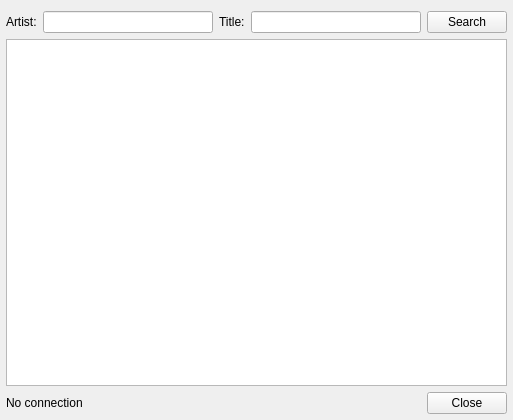
<?xml version="1.0" encoding="UTF-8"?>
<ui version="4.0">
 <class>LyricsWindow</class>
 <widget class="QWidget" name="LyricsWindow">
  <property name="geometry">
   <rect>
    <x>0</x>
    <y>0</y>
    <width>513</width>
    <height>420</height>
   </rect>
  </property>
  <property name="windowTitle">
   <string>Lyrics Plugin</string>
  </property>
  <layout class="QGridLayout" name="gridLayout">
   <property name="leftMargin">
    <number>6</number>
   </property>
   <property name="rightMargin">
    <number>6</number>
   </property>
   <property name="bottomMargin">
    <number>6</number>
   </property>
   <item row="0" column="0" colspan="3">
    <layout class="QHBoxLayout" name="horizontalLayout">
     <item>
      <widget class="QLabel" name="label">
       <property name="text">
        <string>Artist:</string>
       </property>
      </widget>
     </item>
     <item>
      <widget class="QLineEdit" name="artistLineEdit"/>
     </item>
     <item>
      <widget class="QLabel" name="label_2">
       <property name="text">
        <string>Title:</string>
       </property>
      </widget>
     </item>
     <item>
      <widget class="QLineEdit" name="titleLineEdit"/>
     </item>
     <item>
      <widget class="QPushButton" name="searchPushButton">
       <property name="text">
        <string>Search</string>
       </property>
      </widget>
     </item>
    </layout>
   </item>
   <item row="1" column="0" colspan="3">
    <widget class="QTextEdit" name="textEdit">
     <property name="readOnly">
      <bool>true</bool>
     </property>
    </widget>
   </item>
   <item row="2" column="0">
    <widget class="QLabel" name="stateLabel">
     <property name="text">
      <string>No connection</string>
     </property>
    </widget>
   </item>
   <item row="2" column="1">
    <spacer name="horizontalSpacer">
     <property name="orientation">
      <enum>Qt::Horizontal</enum>
     </property>
     <property name="sizeHint" stdset="0">
      <size>
       <width>383</width>
       <height>20</height>
      </size>
     </property>
    </spacer>
   </item>
   <item row="2" column="2">
    <widget class="QPushButton" name="pushButton">
     <property name="text">
      <string>Close</string>
     </property>
    </widget>
   </item>
  </layout>
 </widget>
 <resources/>
 <connections>
  <connection>
   <sender>pushButton</sender>
   <signal>clicked()</signal>
   <receiver>LyricsWindow</receiver>
   <slot>close()</slot>
   <hints>
    <hint type="sourcelabel">
     <x>440</x>
     <y>333</y>
    </hint>
    <hint type="destinationlabel">
     <x>174</x>
     <y>343</y>
    </hint>
   </hints>
  </connection>
 </connections>
</ui>
